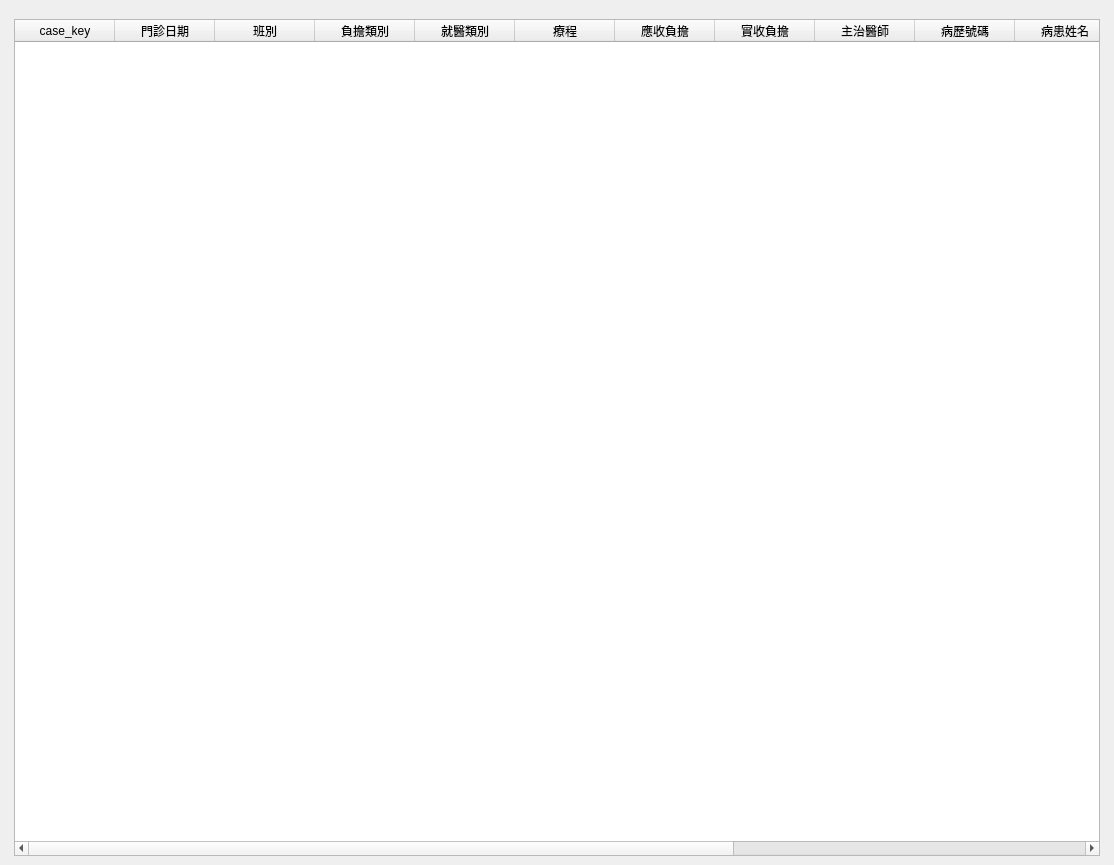
<?xml version="1.0" encoding="UTF-8"?>
<ui version="4.0">
 <class>WindowStatisticsInsDiscountRegistFee</class>
 <widget class="QMainWindow" name="WindowStatisticsInsDiscountRegistFee">
  <property name="geometry">
   <rect>
    <x>0</x>
    <y>0</y>
    <width>1114</width>
    <height>865</height>
   </rect>
  </property>
  <property name="windowTitle">
   <string>免收門診負擔統計</string>
  </property>
  <widget class="QWidget" name="centralwidget">
   <layout class="QHBoxLayout" name="horizontalLayout">
    <item>
     <layout class="QVBoxLayout" name="verticalLayout">
      <property name="leftMargin">
       <number>5</number>
      </property>
      <property name="topMargin">
       <number>10</number>
      </property>
      <property name="rightMargin">
       <number>5</number>
      </property>
      <item>
       <layout class="QVBoxLayout" name="verticalLayout_5">
        <item>
         <layout class="QHBoxLayout" name="horizontalLayout_2">
          <item>
           <widget class="QTableWidget" name="tableWidget_medical_record">
            <property name="editTriggers">
             <set>QAbstractItemView::NoEditTriggers</set>
            </property>
            <property name="alternatingRowColors">
             <bool>true</bool>
            </property>
            <property name="selectionMode">
             <enum>QAbstractItemView::SingleSelection</enum>
            </property>
            <property name="selectionBehavior">
             <enum>QAbstractItemView::SelectRows</enum>
            </property>
            <column>
             <property name="text">
              <string>case_key</string>
             </property>
            </column>
            <column>
             <property name="text">
              <string>門診日期</string>
             </property>
            </column>
            <column>
             <property name="text">
              <string>班別</string>
             </property>
            </column>
            <column>
             <property name="text">
              <string>負擔類別</string>
             </property>
            </column>
            <column>
             <property name="text">
              <string>就醫類別</string>
             </property>
            </column>
            <column>
             <property name="text">
              <string>療程</string>
             </property>
            </column>
            <column>
             <property name="text">
              <string>應收負擔</string>
             </property>
            </column>
            <column>
             <property name="text">
              <string>實收負擔</string>
             </property>
            </column>
            <column>
             <property name="text">
              <string>主治醫師</string>
             </property>
            </column>
            <column>
             <property name="text">
              <string>病歷號碼</string>
             </property>
            </column>
            <column>
             <property name="text">
              <string>病患姓名</string>
             </property>
            </column>
            <column>
             <property name="text">
              <string>身份證號</string>
             </property>
            </column>
            <column>
             <property name="text">
              <string>聯絡電話</string>
             </property>
            </column>
            <column>
             <property name="text">
              <string>行動電話</string>
             </property>
            </column>
            <column>
             <property name="text">
              <string>聯絡地址</string>
             </property>
            </column>
           </widget>
          </item>
          <item>
           <layout class="QVBoxLayout" name="verticalLayout_chart"/>
          </item>
         </layout>
        </item>
       </layout>
      </item>
     </layout>
    </item>
   </layout>
  </widget>
  <widget class="QMenuBar" name="menubar">
   <property name="geometry">
    <rect>
     <x>0</x>
     <y>0</y>
     <width>1114</width>
     <height>27</height>
    </rect>
   </property>
  </widget>
  <action name="action_export_excel">
   <property name="icon">
    <iconset>
     <normaloff>../icons/document-export.svg</normaloff>../icons/document-export.svg</iconset>
   </property>
   <property name="text">
    <string>匯出Excel</string>
   </property>
  </action>
 </widget>
 <resources/>
 <connections/>
</ui>
